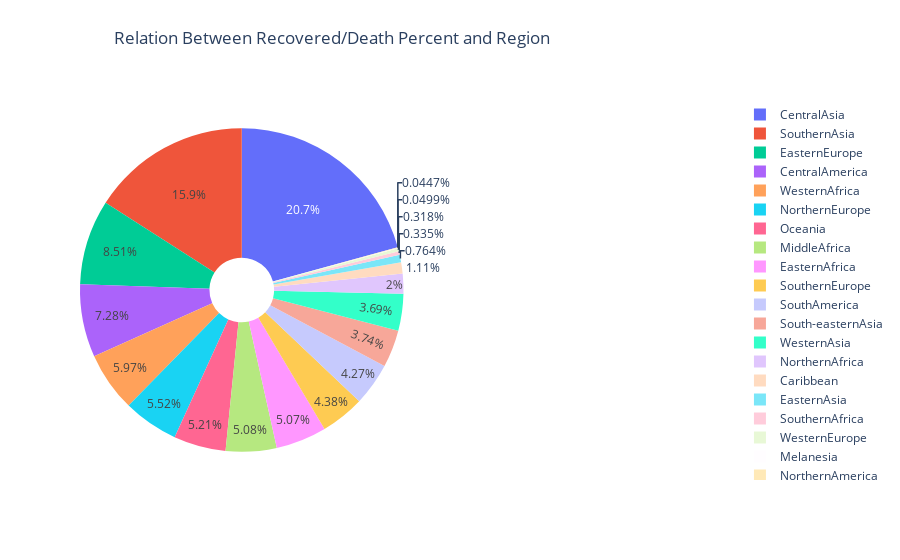

The notebook cell this image was saved under:
### Markdown cell above
## Relation Between Recovered/Death Percent and Region
<a id = "13">  </a>

### Code cell
labelsRec_Reg = df.Region.value_counts().index
sizesRec_Reg = []

for i in labelsRec_Reg:
    avg_Rec_Reg = (df[df["Region"] == i]["Recovered"].values.sum())/(df[df["Region"] == i]["Deaths"].count())
    sizesRec_Reg.append(avg_Rec_Reg)

fig = {
    "data" : [
        {
            "values" : sizesRec_Reg,
            "labels" : labelsRec_Reg,
            "domain": {"x" : [0, .5]},
            "name"   : "Recovered/Death Percent",
            "hoverinfo" : "label+percent+name",
            "hole"   : .2,
            "type"   : "pie"
        }
    ],
    "layout" : {
        "title" : "",
        "annotations": [
            {
                "font" : {"size" : 17},
                "showarrow" : False,
                "text" : "Relation Between Recovered/Death Percent and Region",
                "x" : .05,
                "y" : 1.2
            },
        ]
    }
}


iplot(fig)

### Figure 1 — Plotly figure (JSON) as saved in the notebook; plotly's stock layout.template omitted (floating-point values rounded to 4 significant figures)
{"data": [{"domain": {"x": [0, 0.5]}, "hole": 0.2, "hoverinfo": "label+percent+name", "labels": ["EasternAfrica", "WesternAfrica", "Caribbean", "SouthernEurope", "MiddleAfrica", "WesternAsia", "SouthAmerica", "NorthernEurope", "SouthernAsia", "South-easternAsia", "SouthernAfrica", "CentralAmerica", "NorthernAfrica", "Melanesia", "EasternEurope", "WesternEurope", "NorthernAmerica", "EasternAsia", "Oceania", "CentralAsia"], "name": "Recovered/Death Percent", "type": "pie", "values": [1474.0, 1733.0, 323.6, 1273.0, 1476.0, 1071.0, 1240.0, 1603.0, 4627.0, 1086.0, 97.33, 2114.0, 580.7, 14.5, 2472.0, 92.5, 13.0, 222.0, 1514.0, 6028.0]}], "layout": {"annotations": [{"font": {"size": 17}, "showarrow": false, "text": "Relation Between Recovered/Death Percent and Region", "x": 0.05, "y": 1.2}], "title": {"text": ""}}}
